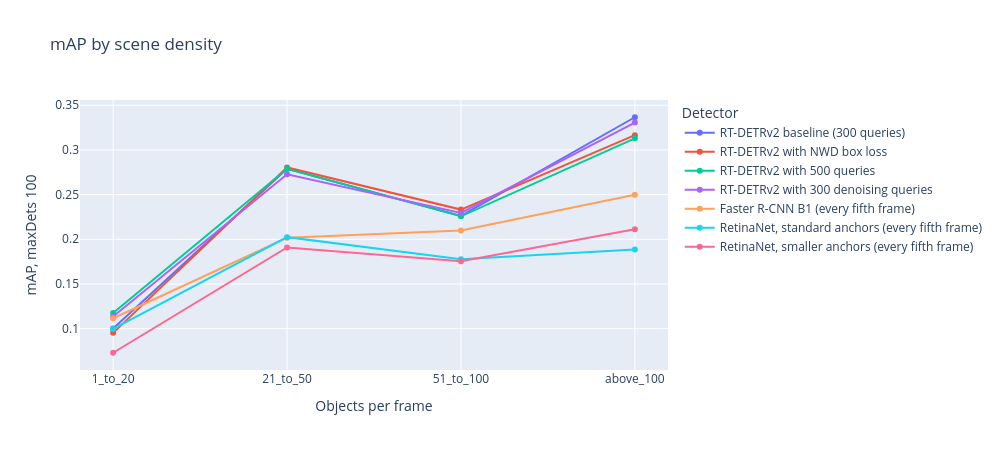

The notebook cell this image was saved under:
### Markdown cell above
## 8. Dense scenes

Validation frames grouped by their number of target objects, crowd records excluded.

### Code cell
density_rows = [
    {"Detector": record["label"], "Objects per frame": name, **values}
    for record in detectors
    if "predictions" in record
    for name, values in record["predictions"]["density_bins"].items()
]
if density_rows:
    density = pl.from_dicts(density_rows, infer_schema_length=None)
    display(density.pivot(on="Objects per frame", index="Detector", values="map"))
    display(density.select("Objects per frame", "images", "objects").unique(maintain_order=True))
    px.line(
        density,
        x="Objects per frame",
        y="map",
        color="Detector",
        markers=True,
        title="mAP by scene density",
        labels={"map": "mAP, maxDets 100"},
    ).show(renderer="plotly_mimetype", config={"responsive": False})
else:
    display(Markdown("**Not run.** The comparison analysis has no record."))

### Figure 1 — Plotly figure (JSON) as saved in the notebook; plotly's stock layout.template omitted (floating-point values rounded to 4 significant figures)
{"data": [{"hovertemplate": "Detector=RT-DETRv2 baseline (300 queries)<br>Objects per frame=%{x}<br>mAP, maxDets 100=%{y}<extra></extra>", "legendgroup": "RT-DETRv2 baseline (300 queries)", "line": {"color": "#636efa", "dash": "solid"}, "marker": {"symbol": "circle"}, "mode": "lines+markers", "name": "RT-DETRv2 baseline (300 queries)", "orientation": "v", "showlegend": true, "type": "scatter", "x": ["1_to_20", "21_to_50", "51_to_100", "above_100"], "xaxis": "x", "y": [0.1003, 0.2788, 0.2262, 0.3366], "yaxis": "y"}, {"hovertemplate": "Detector=RT-DETRv2 with NWD box loss<br>Objects per frame=%{x}<br>mAP, maxDets 100=%{y}<extra></extra>", "legendgroup": "RT-DETRv2 with NWD box loss", "line": {"color": "#EF553B", "dash": "solid"}, "marker": {"symbol": "circle"}, "mode": "lines+markers", "name": "RT-DETRv2 with NWD box loss", "orientation": "v", "showlegend": true, "type": "scatter", "x": ["1_to_20", "21_to_50", "51_to_100", "above_100"], "xaxis": "x", "y": [0.09528, 0.2804, 0.2332, 0.3165], "yaxis": "y"}, {"hovertemplate": "Detector=RT-DETRv2 with 500 queries<br>Objects per frame=%{x}<br>mAP, maxDets 100=%{y}<extra></extra>", "legendgroup": "RT-DETRv2 with 500 queries", "line": {"color": "#00cc96", "dash": "solid"}, "marker": {"symbol": "circle"}, "mode": "lines+markers", "name": "RT-DETRv2 with 500 queries", "orientation": "v", "showlegend": true, "type": "scatter", "x": ["1_to_20", "21_to_50", "51_to_100", "above_100"], "xaxis": "x", "y": [0.1176, 0.2789, 0.2257, 0.313], "yaxis": "y"}, {"hovertemplate": "Detector=RT-DETRv2 with 300 denoising queries<br>Objects per frame=%{x}<br>mAP, maxDets 100=%{y}<extra></extra>", "legendgroup": "RT-DETRv2 with 300 denoising queries", "line": {"color": "#ab63fa", "dash": "solid"}, "marker": {"symbol": "circle"}, "mode": "lines+markers", "name": "RT-DETRv2 with 300 denoising queries", "orientation": "v", "showlegend": true, "type": "scatter", "x": ["1_to_20", "21_to_50", "51_to_100", "above_100"], "xaxis": "x", "y": [0.1137, 0.2728, 0.2295, 0.3306], "yaxis": "y"}, {"hovertemplate": "Detector=Faster R-CNN B1 (every fifth frame)<br>Objects per frame=%{x}<br>mAP, maxDets 100=%{y}<extra></extra>", "legendgroup": "Faster R-CNN B1 (every fifth frame)", "line": {"color": "#FFA15A", "dash": "solid"}, "marker": {"symbol": "circle"}, "mode": "lines+markers", "name": "Faster R-CNN B1 (every fifth frame)", "orientation": "v", "showlegend": true, "type": "scatter", "x": ["1_to_20", "21_to_50", "51_to_100", "above_100"], "xaxis": "x", "y": [0.1117, 0.2016, 0.2099, 0.2497], "yaxis": "y"}, {"hovertemplate": "Detector=RetinaNet, standard anchors (every fifth frame)<br>Objects per frame=%{x}<br>mAP, maxDets 100=%{y}<extra></extra>", "legendgroup": "RetinaNet, standard anchors (every fifth frame)", "line": {"color": "#19d3f3", "dash": "solid"}, "marker": {"symbol": "circle"}, "mode": "lines+markers", "name": "RetinaNet, standard anchors (every fifth frame)", "orientation": "v", "showlegend": true, "type": "scatter", "x": ["1_to_20", "21_to_50", "51_to_100", "above_100"], "xaxis": "x", "y": [0.0997, 0.2024, 0.1777, 0.1886], "yaxis": "y"}, {"hovertemplate": "Detector=RetinaNet, smaller anchors (every fifth frame)<br>Objects per frame=%{x}<br>mAP, maxDets 100=%{y}<extra></extra>", "legendgroup": "RetinaNet, smaller anchors (every fifth frame)", "line": {"color": "#FF6692", "dash": "solid"}, "marker": {"symbol": "circle"}, "mode": "lines+markers", "name": "RetinaNet, smaller anchors (every fifth frame)", "orientation": "v", "showlegend": true, "type": "scatter", "x": ["1_to_20", "21_to_50", "51_to_100", "above_100"], "xaxis": "x", "y": [0.07303, 0.1909, 0.1755, 0.2113], "yaxis": "y"}], "layout": {"height": 450, "legend": {"title": {"text": "Detector"}, "tracegroupgap": 0}, "title": {"text": "mAP by scene density"}, "width": 1000, "xaxis": {"anchor": "y", "domain": [0.0, 1.0], "title": {"text": "Objects per frame"}}, "yaxis": {"anchor": "x", "domain": [0.0, 1.0], "title": {"text": "mAP, maxDets 100"}}}}
